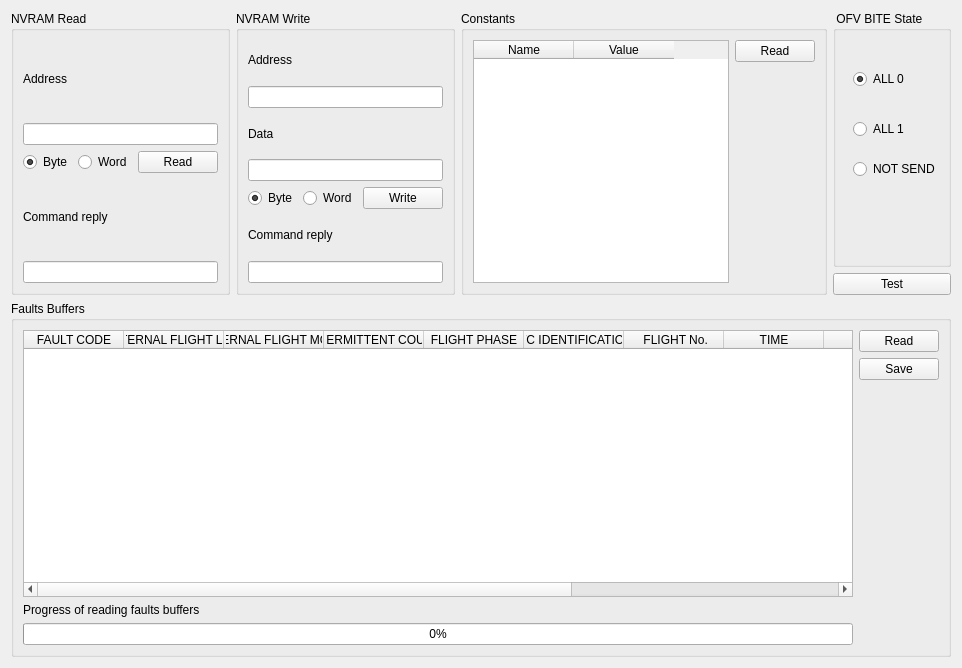
      <widget class="QWidget" name="tab_3">
       <attribute name="title">
        <string>NVM Readout</string>
       </attribute>
       <layout class="QGridLayout" name="gridLayout_18">
        <item row="0" column="0" rowspan="2">
         <widget class="QGroupBox" name="groupBox_12">
          <property name="maximumSize">
           <size>
            <width>400</width>
            <height>16777215</height>
           </size>
          </property>
          <property name="title">
           <string>NVRAM Read</string>
          </property>
          <layout class="QGridLayout" name="gridLayout_14">
           <item row="0" column="0">
            <layout class="QVBoxLayout" name="verticalLayout_21">
             <item>
              <widget class="QLabel" name="label_13">
               <property name="text">
                <string>Address</string>
               </property>
              </widget>
             </item>
             <item>
              <widget class="QLineEdit" name="lineEdit_r_addr"/>
             </item>
            </layout>
           </item>
           <item row="1" column="0">
            <layout class="QHBoxLayout" name="horizontalLayout_3">
             <item>
              <widget class="QRadioButton" name="radioButton_r_0">
               <property name="text">
                <string>Byte</string>
               </property>
               <property name="checkable">
                <bool>true</bool>
               </property>
               <property name="checked">
                <bool>true</bool>
               </property>
              </widget>
             </item>
             <item>
              <widget class="QRadioButton" name="radioButton_r_1">
               <property name="text">
                <string>Word</string>
               </property>
               <property name="checkable">
                <bool>true</bool>
               </property>
              </widget>
             </item>
             <item>
              <widget class="QPushButton" name="rButton">
               <property name="text">
                <string>Read</string>
               </property>
              </widget>
             </item>
            </layout>
           </item>
           <item row="2" column="0">
            <layout class="QVBoxLayout" name="verticalLayout_20">
             <item>
              <widget class="QLabel" name="label_12">
               <property name="text">
                <string>Command reply</string>
               </property>
              </widget>
             </item>
             <item>
              <widget class="QLineEdit" name="lineEdit_r_reply"/>
             </item>
            </layout>
           </item>
          </layout>
         </widget>
        </item>
        <item row="0" column="1" rowspan="2">
         <widget class="QGroupBox" name="groupBox_15">
          <property name="maximumSize">
           <size>
            <width>400</width>
            <height>16777215</height>
           </size>
          </property>
          <property name="title">
           <string>NVRAM Write</string>
          </property>
          <layout class="QGridLayout" name="gridLayout_15">
           <item row="0" column="0">
            <layout class="QVBoxLayout" name="verticalLayout_30">
             <item>
              <widget class="QLabel" name="label_35">
               <property name="text">
                <string>Address</string>
               </property>
              </widget>
             </item>
             <item>
              <widget class="QLineEdit" name="lineEdit_w_addr"/>
             </item>
            </layout>
           </item>
           <item row="1" column="0">
            <layout class="QVBoxLayout" name="verticalLayout_33">
             <item>
              <widget class="QLabel" name="label_37">
               <property name="text">
                <string>Data</string>
               </property>
              </widget>
             </item>
             <item>
              <widget class="QLineEdit" name="lineEdit_w_data"/>
             </item>
            </layout>
           </item>
           <item row="2" column="0">
            <layout class="QHBoxLayout" name="horizontalLayout_4">
             <item>
              <widget class="QRadioButton" name="radioButton_w_0">
               <property name="text">
                <string>Byte</string>
               </property>
               <property name="checkable">
                <bool>true</bool>
               </property>
               <property name="checked">
                <bool>true</bool>
               </property>
              </widget>
             </item>
             <item>
              <widget class="QRadioButton" name="radioButton_w_1">
               <property name="text">
                <string>Word</string>
               </property>
               <property name="checkable">
                <bool>true</bool>
               </property>
              </widget>
             </item>
             <item>
              <widget class="QPushButton" name="wButton">
               <property name="text">
                <string>Write</string>
               </property>
              </widget>
             </item>
            </layout>
           </item>
           <item row="3" column="0">
            <layout class="QVBoxLayout" name="verticalLayout_32">
             <item>
              <widget class="QLabel" name="label_36">
               <property name="text">
                <string>Command reply</string>
               </property>
              </widget>
             </item>
             <item>
              <widget class="QLineEdit" name="lineEdit_w_reply"/>
             </item>
            </layout>
           </item>
          </layout>
         </widget>
        </item>
        <item row="0" column="2" rowspan="2">
         <widget class="QGroupBox" name="groupBox_14">
          <property name="maximumSize">
           <size>
            <width>400</width>
            <height>566</height>
           </size>
          </property>
          <property name="title">
           <string>Constants</string>
          </property>
          <layout class="QGridLayout" name="gridLayout_16">
           <item row="0" column="0" rowspan="2">
            <widget class="QTableWidget" name="tableWidget_consts">
             <column>
              <property name="text">
               <string>Name</string>
              </property>
             </column>
             <column>
              <property name="text">
               <string>Value</string>
              </property>
             </column>
            </widget>
           </item>
           <item row="0" column="1">
            <widget class="QPushButton" name="readConstsButton">
             <property name="text">
              <string>Read</string>
             </property>
            </widget>
           </item>
           <item row="1" column="1">
            <spacer name="verticalSpacer_4">
             <property name="orientation">
              <enum>Qt::Vertical</enum>
             </property>
             <property name="sizeHint" stdset="0">
              <size>
               <width>20</width>
               <height>221</height>
              </size>
             </property>
            </spacer>
           </item>
          </layout>
         </widget>
        </item>
        <item row="0" column="3">
         <widget class="QGroupBox" name="groupBox_13">
          <property name="maximumSize">
           <size>
            <width>200</width>
            <height>16777215</height>
           </size>
          </property>
          <property name="title">
           <string> OFV BITE State</string>
          </property>
          <widget class="QRadioButton" name="radioButton_bite_0">
           <property name="geometry">
            <rect>
             <x>20</x>
             <y>50</y>
             <width>101</width>
             <height>36</height>
            </rect>
           </property>
           <property name="text">
            <string>ALL 0</string>
           </property>
           <property name="checkable">
            <bool>true</bool>
           </property>
           <property name="checked">
            <bool>true</bool>
           </property>
           <attribute name="buttonGroup">
            <string notr="true">buttonGroup_28</string>
           </attribute>
          </widget>
          <widget class="QRadioButton" name="radioButton_bite_1">
           <property name="geometry">
            <rect>
             <x>20</x>
             <y>100</y>
             <width>111</width>
             <height>36</height>
            </rect>
           </property>
           <property name="text">
            <string>ALL 1</string>
           </property>
           <property name="checkable">
            <bool>true</bool>
           </property>
           <attribute name="buttonGroup">
            <string notr="true">buttonGroup_28</string>
           </attribute>
          </widget>
          <widget class="QRadioButton" name="radioButton_bite_2">
           <property name="geometry">
            <rect>
             <x>20</x>
             <y>140</y>
             <width>111</width>
             <height>36</height>
            </rect>
           </property>
           <property name="text">
            <string>NOT SEND</string>
           </property>
           <property name="checkable">
            <bool>true</bool>
           </property>
           <attribute name="buttonGroup">
            <string notr="true">buttonGroup_28</string>
           </attribute>
          </widget>
         </widget>
        </item>
        <item row="1" column="3">
         <widget class="QPushButton" name="testButton">
          <property name="text">
           <string>Test</string>
          </property>
         </widget>
        </item>
        <item row="2" column="0" colspan="4">
         <widget class="QGroupBox" name="groupBox_16">
          <property name="title">
           <string>Faults Buffers</string>
          </property>
          <layout class="QGridLayout" name="gridLayout_17">
           <item row="2" column="1">
            <spacer name="verticalSpacer_7">
             <property name="orientation">
              <enum>Qt::Vertical</enum>
             </property>
             <property name="sizeHint" stdset="0">
              <size>
               <width>20</width>
               <height>217</height>
              </size>
             </property>
            </spacer>
           </item>
           <item row="0" column="1">
            <widget class="QPushButton" name="readFBuffersButton">
             <property name="text">
              <string>Read</string>
             </property>
            </widget>
           </item>
           <item row="3" column="0">
            <widget class="QLabel" name="label_38">
             <property name="text">
              <string>Progress of reading faults buffers</string>
             </property>
            </widget>
           </item>
           <item row="0" column="0" rowspan="3">
            <widget class="QTableWidget" name="tableWidget_FBuffers">
             <column>
              <property name="text">
               <string>FAULT CODE</string>
              </property>
             </column>
             <column>
              <property name="text">
               <string>INTERNAL FLIGHT LEG</string>
              </property>
             </column>
             <column>
              <property name="text">
               <string>INTERNAL FLIGHT MODE</string>
              </property>
             </column>
             <column>
              <property name="text">
               <string>INTERMITTENT COUNT</string>
              </property>
             </column>
             <column>
              <property name="text">
               <string>FLIGHT PHASE</string>
              </property>
             </column>
             <column>
              <property name="text">
               <string>A/C IDENTIFICATION</string>
              </property>
             </column>
             <column>
              <property name="text">
               <string> FLIGHT No.</string>
              </property>
             </column>
             <column>
              <property name="text">
               <string>TIME</string>
              </property>
             </column>
             <column>
              <property name="text">
               <string>DATE</string>
              </property>
             </column>
             <column>
              <property name="text">
               <string>INTERNAL LRU NUMBER</string>
              </property>
             </column>
             <column>
              <property name="text">
               <string>BITE MATRIX</string>
              </property>
             </column>
             <column>
              <property name="text">
               <string>FAILURE CLASS</string>
              </property>
             </column>
            </widget>
           </item>
           <item row="4" column="0">
            <widget class="QProgressBar" name="progressBar">
             <property name="value">
              <number>0</number>
             </property>
            </widget>
           </item>
           <item row="1" column="1">
            <widget class="QPushButton" name="saveButton">
             <property name="text">
              <string>Save</string>
             </property>
            </widget>
           </item>
          </layout>
         </widget>
        </item>
       </layout>
      </widget>
